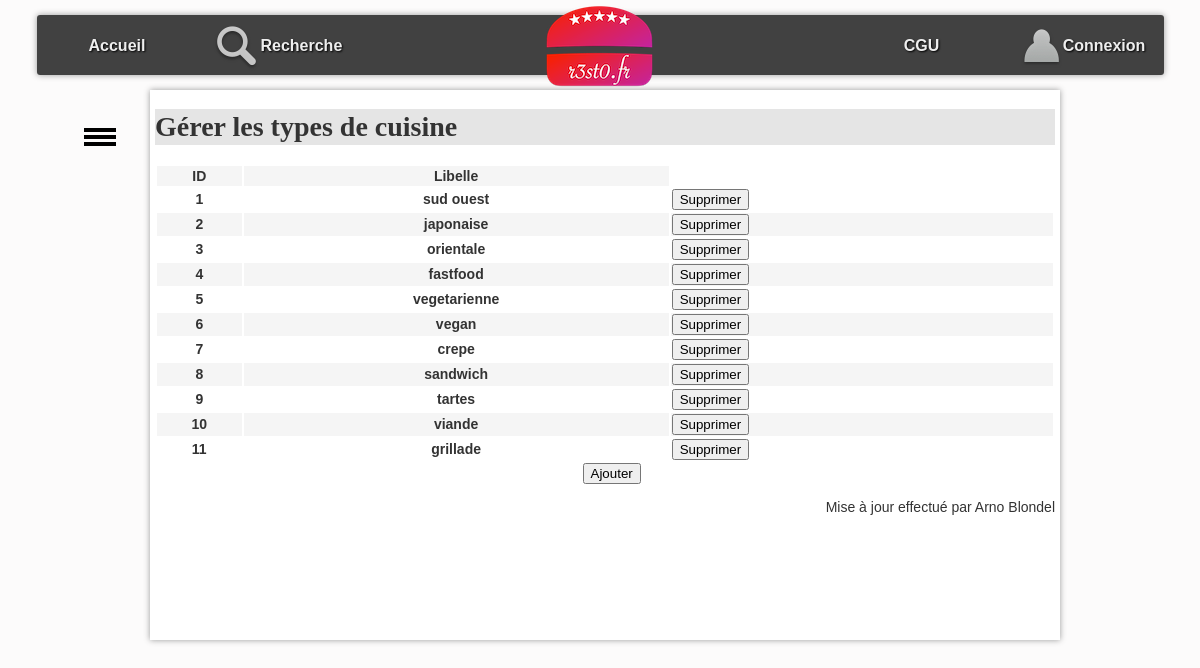
Page /controleur/typesCuisine.php on the committed database.
### tables this page shows
CREATE TABLE `typeCuisine` (
  `idTC` bigint(20) NOT NULL,
  `libelleTC` varchar(255) DEFAULT NULL
);

### controleur/typesCuisine.php (called while the page is built, shortened)
<?php
$listeTypeCuisine = TypeCuisineDAO::getAll();
require_once "$racine/vue/entete.html.php";
require_once "$racine/vue/vueTypesCuisine.php";
require_once "$racine/vue/pied.html.php";
?>

### modele/dao/Bdd.class.php (called while the page is built, shortened)
<?php
class Bdd {
    private static ?PDO $pdo=null;
    private static $login = "blondel";
    private static $mdp = "S558U";
    private static $bd = "blondel_resto";
    private static $serveur = "localhost";
    private static $pdoOptions = array  (
        PDO::MYSQL_ATTR_INIT_COMMAND => "SET NAMES utf8"
        ,PDO::ATTR_ERRMODE => PDO::ERRMODE_EXCEPTION
                                        );
    public static function connecter() : ?PDO  {
        if (is_null(self::$pdo)) {
                self::$pdo = new PDO("mysql:host=".self::$serveur.";dbname=".self::$bd, self::$login, self::$mdp, self::$pdoOptions);
        }
        return self::$pdo;
    }
    public static function getConnexion() : ?PDO {
        return self::$pdo;
    }
}

### modele/dao/TypeCuisineDAO.class.php (called while the page is built, shortened)
<?php
class TypeCuisineDAO {
    public static function getAll(): array {
        $lesObjets = array();
        try {
            $requete = "SELECT * FROM typeCuisine";
            $stmt = Bdd::getConnexion()->prepare($requete);
            $ok = $stmt->execute();
            if ($ok) {
                while ($enreg = $stmt->fetch(PDO::FETCH_ASSOC)) {
                    $lesObjets[] = new TypeCuisine($enreg['idTC'], $enreg['libelleTC']);
                }
            }
        } catch (PDOException $e) {
            throw new Exception("Erreur dans la méthode " . get_called_class() . "::getAll : <br/>" . $e->getMessage());
        }
        return $lesObjets;
    }
}

### modele/metier/TypeCuisine.class.php (called while the page is built, shortened)
<?php
class TypeCuisine {
    private int $idTC;
    private string $libelleTC;
    function __construct(int $idTC, string $libelleTC) {
        $this->idTC = $idTC;
        $this->libelleTC = $libelleTC;
    }
    function getIdTC(): int {
        return $this->idTC;
    }
    function getLibelleTC(): string {
        return $this->libelleTC;
    }
}

### vue/vueTypesCuisine.php (the view, shortened to what this page needs)
<h1>Gérer les types de cuisine</h1>
<table class="user">
    <tr>
        <th>ID</th>
        <th>Libelle</th>
    </tr>
    <?php
    foreach($listeTypeCuisine as $unTypeCuisine){
        ?>
        <tr>
            <th><?= $unTypeCuisine->getIdTC() ?></th>
            <th><?= $unTypeCuisine->getLibelleTC() ?></th>
        <form action="./?action=supprimerTypesCuisine&idTC=<?= $unTypeCuisine->getIdTC() ?>" method="post" name="suppressionTypesCuisine">
            <td> <button value="Supprimer" onclick="return confirmer();">Supprimer</button></td>
        </form>
        </tr>
    <?php
    }
    ?>
</table>
<button name="user">Ajouter</button>

### css/base.css (style rules this page uses)
:root { --largeurPage: 900px; --largeurMenuCont : 200px; --margeCalc: calc((100% - var(--largeurPage)) / 2); --margeMenuHaut : 15px; --hauteurMenuGene:60px; --coulA1:#5A7694; --coulA2:#D7E5ED; --coulB1:#566459; --coulB2:#90974A; --coulC:#CDBCA0; --fondC:#fcfbfb; --padding_cote:5px; }
body { font-family: Arial; color : #333; font-size : 14px; line-height : 1.3; scroll-behavior: smooth; background-color : var(--fondC); }
#corps>table { width: 100%; }
#corps>button { margin-left: 47.5%; }

### css/cgu.css (style rules this page uses)
h1,h2,h3,h4 { font-family: Futura; background-color : rgba(0,0,0,0.1); }
tr:nth-child(odd) { background-color : rgb(245,245,245); }

### rows in the picture
typecuisine: idTC "1", libelleTC "sud ouest"
typecuisine: idTC "2", libelleTC "japonaise"
typecuisine: idTC "3", libelleTC "orientale"
typecuisine: idTC "4", libelleTC "fastfood"
typecuisine: idTC "5", libelleTC "vegetarienne"
typecuisine: idTC "6", libelleTC "vegan"
typecuisine: idTC "7", libelleTC "crepe"
typecuisine: idTC "8", libelleTC "sandwich"
typecuisine: idTC "9", libelleTC "tartes"
typecuisine: idTC "10", libelleTC "viande"
typecuisine: idTC "11", libelleTC "grillade"
